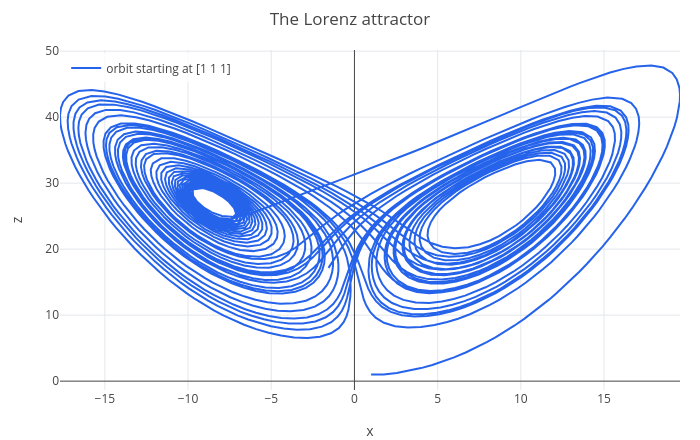

Notebook code for this chart:
### Markdown cell above
For about 20 time units the two curves are on top of each other; then they separate and never agree again. Lorenz's
1972 talk was titled "Does the flap of a butterfly's wings in Brazil set off a tornado in Texas?", which named the
**butterfly effect**. Weather forecasts are therefore run as ensembles of slightly different starts, and their spread
tells how far ahead the forecast can be trusted.

Plotted against each other, $x$ and $z$ trace the famous butterfly-shaped **strange attractor**, here from the first
start (across $x$, up $z$):

### Code cell
p = odeplot(lor, [x y z], t, [1 1 1], 0, 40, [x z]);
labels(title(legend(p, "orbit starting at [1 1 1]"), "The Lorenz attractor"), "x", "z")

### Figure 1 — Plotly figure (JSON) as saved in the notebook; plotly's stock layout.template omitted (floating-point values rounded to 4 significant figures; data arrays with more than 128 entries replaced by an {"elided": "..."} marker saying what was removed)
{"data": [{"line": {"color": "#2563eb", "width": 2}, "mode": "lines", "name": "orbit starting at [1 1 1]", "type": "scatter", "x": {"elided": "2719 float values"}, "y": {"elided": "2719 float values"}}], "layout": {"height": 440, "legend": {"bgcolor": "rgba(255,255,255,0.8)", "x": 0.01, "xanchor": "left", "y": 0.99, "yanchor": "top"}, "margin": {"b": 50, "l": 60, "r": 20, "t": 50}, "showlegend": true, "title": {"text": "The Lorenz attractor"}, "width": 700, "xaxis": {"title": {"text": "x"}, "zeroline": true}, "yaxis": {"range": [-1.342, 50.18], "title": {"text": "z"}, "zeroline": true}}}
